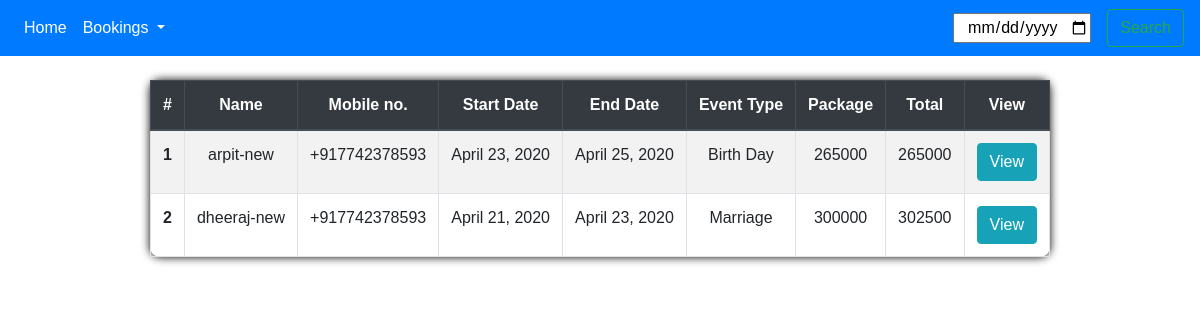
The app's page /bookings/check_all (signed in) with its own data.
### bookings/models.py (models this page shows, shortened)
class Event(models.Model):
    name = models.CharField(max_length=20)
    slug = models.SlugField(unique=True)
    mobile_no = PhoneNumberField()
    address = models.CharField(max_length=100)
    start_date = models.DateField()
    end_date = models.DateField()
    event_type = models.CharField(max_length=20, choices=EVENT_CHOICES)
    package = models.IntegerField(choices=PACKAGE_CHOICES)
    cleaning_charges = models.IntegerField(blank=True, null=True, default=0)
    electricity_consumption = models.IntegerField(
        blank=True, null=True, default=0)
    property_damage_charges = models.IntegerField(
        blank=True, null=True, default=0)
    advance_paid = models.IntegerField(blank=True, null=True, default=0)
    def total(self):
        return self.package + self.cleaning_charges + self.electricity_consumption + \
            self.property_damage_charges - self.advance_paid
    def get_absolute_url(self):
        return reverse("bookings:event_detail", kwargs={'slug': self.slug})

### bookings/views.py (the view)
# urls.py: path('check_all', check_all, name='check_all'),
@login_required
@csrf_exempt
def check_all(request, *args, **kwargs):
    try:
        event = Event.objects.all()
        context = {
            'event': event,
        }
        return render(request, 'check_all.html', context)
    except ObjectDoesNotExist:
        messages.warning(request, "You do not have an event")
        return redirect('/')

### templates/check_all.html (shortened to what this page needs)
{% extends "base.html" %}
{% load static %}
{% block content %}
<div class="container-fluid ">
    <div class=" row justify-content-center mt-4    ">
        <table class="table col-9 frm-container table-striped text-center table-bordered">
            <thead class="thead-dark ">
                <tr>
                    <th scope="col">#</th>
                    <th scope="col">Name</th>
                    <th scope="col">Mobile no.</th>
                    <th scope="col">Start Date</th>
                    <th scope="col">End Date</th>
                    <th scope="col">Event Type</th>
                    <th scope="col">Package</th>
                    <th scope="col">Total</th>
                    <th scope="col">View</th>
                </tr>
            </thead>
            <tbody>
                {% for event in event %}
                <tr>
                    <th scope="row">{{ forloop.counter }}</th>
                    <td>{{event.name}}</td>
                    <td>{{ event.mobile_no }}</td>
                    <td>{{ event.start_date }}</td>
                    <td>{{ event.end_date }}</td>
                    <td>{{ event.event_type }}</td>
                    <td>{{event.package}}</td>
                    <td>{{ event.total }}</td>
                    <td><a href="{{ event.get_absolute_url }}" class="btn btn-info" role="button">View</a>
                    </td>
                </tr>
                {% endfor %}
            </tbody>
        </table>
    </div>
</div>
{% endblock %}

### templates/base.html (shortened to what this page needs)
<!DOCTYPE html>
<html lang="en">
{% load static %}
{% load crispy_forms_tags %}
<head>
    <link rel="stylesheet" href="https://stackpath.bootstrapcdn.com/bootstrap/4.4.1/css/bootstrap.min.css"
>
    <link rel="stylesheet" type="text/css" href="{% static '/css/jquery.datetimepicker.min.css' %}">
    <link rel="stylesheet" type="text/css" href="{% static '/css/form.css' %}">
    <link rel="stylesheet" type="text/css" href="{% static '/css/cal/core/main.css' %}">
    <link rel="stylesheet" type="text/css" href="{% static '/css/cal/bootstrap/main.css' %}">
    <link rel="stylesheet" type="text/css" href="{% static '/css/cal/daygrid/main.css' %}">
    <link rel="stylesheet" type="text/css" href="{% static '/css/cal/timegrid/main.css' %}">
</head>
<nav class="navbar navbar-expand-lg navbar-dark bg-primary">
    <div class="collapse navbar-collapse" id="navbarSupportedContent">
        <ul class="navbar-nav mr-auto">
            <li class="nav-item active">
                <a class="nav-link" href="/">Home <span class="sr-only">(current)</span></a>
            </li>
            <li class="nav-item dropdown active">
                <a class="nav-link dropdown-toggle" href="#" id="navbarDropdown" role="button" data-toggle="dropdown"
                    aria-haspopup="true" aria-expanded="false">
                    Bookings
                </a>
            </li>
        </ul>
        <form action="{% url 'home:search_event' %}" class="form-inline my-2 my-lg-0" method="GET">
            <input type="date" value="date" class="mr-3 text-center" name="date" aria-label="Search">
            <button class="btn btn-outline-success my-2 my-sm-0" type="submit">Search</button>
        </form>
    </div>
</nav>
{% block content %}
{% endblock %}
</html>

### static/css/form.css (style rules this page uses)
.frm-container { background-image: url('../svg/elipse.svg') no-repeat ; background-size: cover; padding: 30px; border-radius: 10px; box-shadow: 0px 0px 10px 0px #000; }
ul { list-style-type: none; }

### records on screen
Event: name "arpit-new", mobile_no "+917742378593", start_date "April 23, 2020", end_date "April 25, 2020", event_type "Birth Day", package "265000", total "265000"
Event: name "dheeraj-new", mobile_no "+917742378593", start_date "April 21, 2020", end_date "April 23, 2020", event_type "Marriage", package "300000", total "302500"
